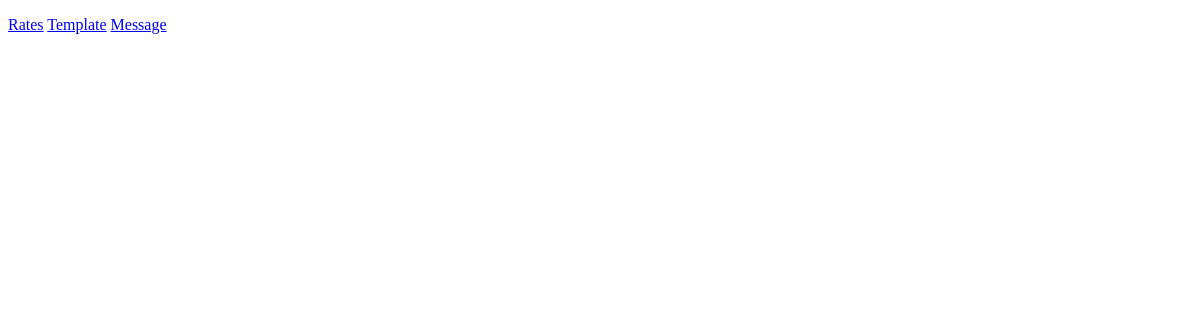
The app's page /rate/list, older data.
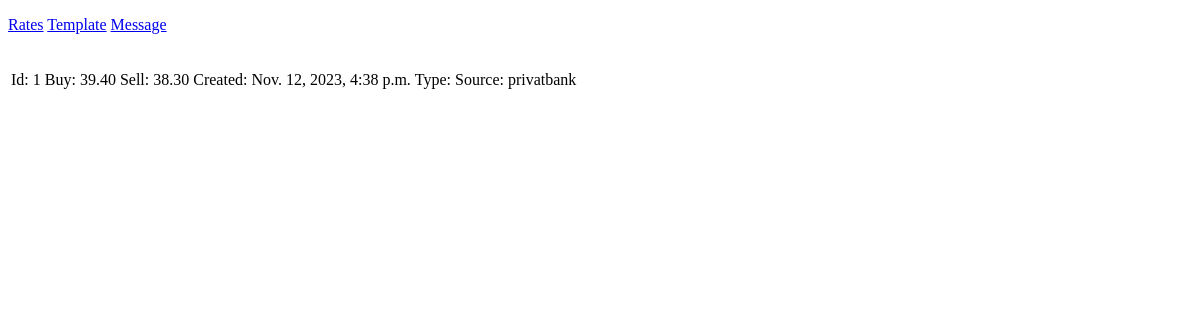
The same page, newer data.
### app/currency/models.py (models this page shows)
class Rate(models.Model):
    buy = models.DecimalField(max_digits=5, decimal_places=2)
    sell = models.DecimalField(max_digits=5, decimal_places=2)
    created = models.DateTimeField()  # usd, euro, etc
    change_type = models.CharField(max_length=3)
    source = models.CharField(max_length=255)

### app/currency/views.py (the view)
# urls.py: path('rate/list', rate_list),
def rate_list(request):
    rates = Rate.objects.all()
    context = {
        'rates': rates
    }
    return render(request, 'rate_list.html', context)

### app/currency/templates/rate_list.html (shortened to what this page needs)
{% extends 'base.html' %}
{% block content %}
    {% for rate in rates %}
        <table>
            <tr>
                <td>Id: {{ rate.id }}</td>
                <td>Buy: {{ rate.buy }}</td>
                <td>Sell: {{ rate.sell }}</td>
                <td>Created: {{ rate.created }}</td>
                <td>Type: {{ rate.type }}</td>
                <td>Source: {{ rate.source }}</td><br>
        </table>
    {% endfor %}
{% endblock content %}

### app/currency/templates/base.html (shortened to what this page needs)
<!DOCTYPE html>
<html lang="en">
<head>
</head>
<body>
{% include 'includes/navbar.html' %}
{% block content %}
{% endblock content %}
</body>
</html>

### app/currency/templates/includes/navbar.html
<p>
    <a href="/rate/list">Rates</a>
    <a href="/template">Template</a>
    <a href="/contactus/list">Message</a>
</p>

Row changes from the older to the newer data that the page shows:
added Rate: id "1", buy "39.40", sell "38.30", created "Nov. 12, 2023, 4:38 p.m.", source "privatbank"
